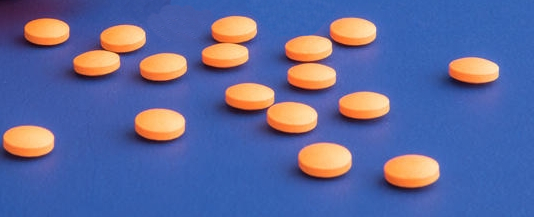
#> input picture imagerecognition/imagenes/pills2.jpg, 534 x 217 px, found by its file name
$ python prueba.py   (older library calls are emulated)
#> lines starting #> are read from the running program, lines starting #| are printed output that depends on the picture; after the words box and inside, x2 and y2 are one past the last pixel; in counts of white or black regions, pixels touching at a corner belong together
# USAGE
# python watershed.py --image images/coins_01.png

# import the necessary packages
from skimage.feature import peak_local_max
from skimage.morphology import watershed
from scipy import ndimage
import numpy as np
import argparse
import cv2

# construct the argument parse and parse the arguments
#ap = argparse.ArgumentParser()
#ap.add_argument("-i", "--image", required=True,
#	help="path to input image")
#args = vars(ap.parse_args())


# Imagen
original = cv2.imread('/home/paesav/PAET2019/PillDora/imagerecognition/imagenes/pills2.jpg')
#> original is the input picture: shape (217, 534, 3); mean B, G, R 155.6, 104.6, 94.3

# Escala de grises
grises = cv2.cvtColor(original, cv2.COLOR_BGR2GRAY)

# Suavizado Gaussiano
gauss = cv2.GaussianBlur(grises, (17,17), 0)
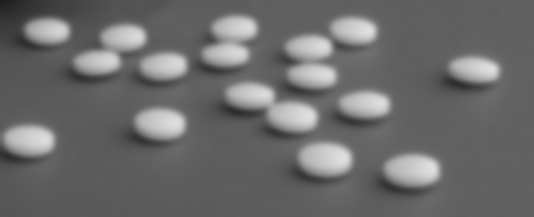
#> gauss: shape (217, 534); min 29, max 223, mean 107.3

# Deteccion de bordes
canny = cv2.Canny(gauss, 70, 150)
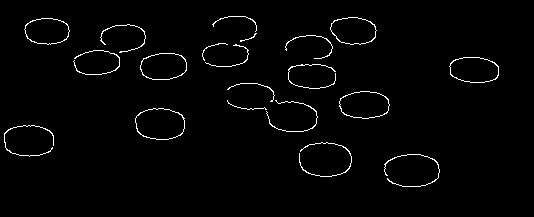
#> canny: shape (217, 534); 1.8% white in thin lines or dots, all inside (x1, y1, x2, y2) = (4, 16, 499, 187)

# Buscamos contornos
contours, image = cv2.findContours(canny.copy(), cv2.RETR_EXTERNAL, cv2.CHAIN_APPROX_SIMPLE)
#> contours = 20 contours, 12 with area under 20; largest, box (x1, y1, x2, y2) and area: (135, 108, 185, 140) 1247, (339, 91, 390, 119) 1077, (449, 57, 499, 83) 1010, (140, 53, 187, 80) 996, (330, 17, 377, 45) 969, (24, 18, 70, 45) 922, (384, 154, 440, 187) 22, (299, 142, 352, 177) 22; image = 20 rows, first 6: [1, -1, -1, -1], [2, 0, -1, -1], [3, 1, -1, -1], [4, 2, -1, -1], [5, 3, -1, -1], [6, 4, -1, -1]

cv2.drawContours(original,contours,-1,(0,0,0), 3)
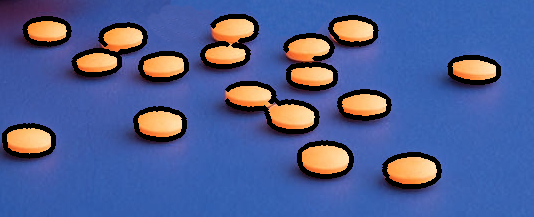
#> original: shape (217, 534, 3); 8.2% of pixels changed, all inside (x1, y1, x2, y2) = (2, 14, 501, 189)
#cv2.imshow("contornos", original)

# load the image and perform pyramid mean shift filtering
# to aid the thresholding step
image = original
shifted = cv2.pyrMeanShiftFiltering(image, 21, 80)
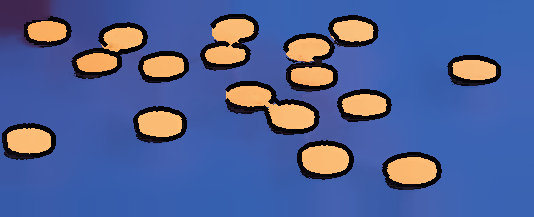
#> shifted: shape (217, 534, 3); mean B, G, R 149, 96.1, 79.4

# convert the mean shift image to grayscale, then apply
# Otsu's thresholding

gray = cv2.cvtColor(shifted, cv2.COLOR_BGR2GRAY)
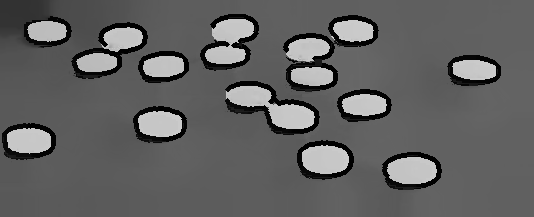
#> gray: shape (217, 534); min 0, max 203, mean 97.1
thresh = cv2.threshold(gray, 0, 255,
	cv2.THRESH_BINARY | cv2.THRESH_OTSU)[1]
#> thresh: shape (217, 534); 11.8% white; 16 white regions (1 under 20 px), largest, box (x1, y1, x2, y2) and area: (226, 86, 315, 129) 1710, (205, 19, 254, 64) 1380, (302, 145, 349, 174) 1114

#MEDIDA PA CAMBIAR DE COLOR SI SE DETECTAN POCOS NEGROS (pastillas negras y fondo blanco)
height, width = thresh.shape
#> height = 217; width = 534
if cv2.countNonZero(thresh) > height*width/2:
	thresh = cv2.bitwise_not(thresh)


# compute the exact Euclidean distance from every binary
# pixel to the nearest zero pixel, then find peaks in this
# distance map
D = ndimage.distance_transform_edt(thresh)
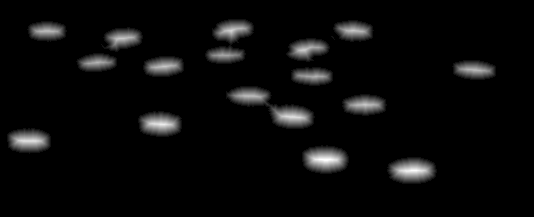
#> D: shape (217, 534) float64; min 0, max 14.04, mean 0.57; drawn with min black and max white
localMax = peak_local_max(D, indices=False, min_distance=20,
	labels=thresh)
#> localMax: shape (217, 534) bool; 0.01% white in thin lines or dots, all inside (x1, y1, x2, y2) = (24, 30, 469, 171)

# perform a connected component analysis on the local peaks,
# using 8-connectivity, then appy the Watershed algorithm
markers = ndimage.label(localMax, structure=np.ones((3, 3)))[0]
#> markers: shape (217, 534) int32; 18 distinct labels, from 0 to 17
labels = watershed(-D, markers, mask=thresh)
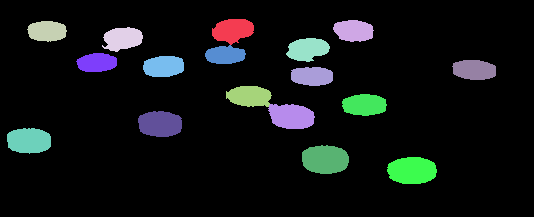
#> labels: shape (217, 534) int32; 18 distinct labels, from 0 to 17; one colour per label, 0 black
print("Se han detectado {} pastillas".format(len(np.unique(labels)) - 1))
#| Se han detectado 17 pastillas
